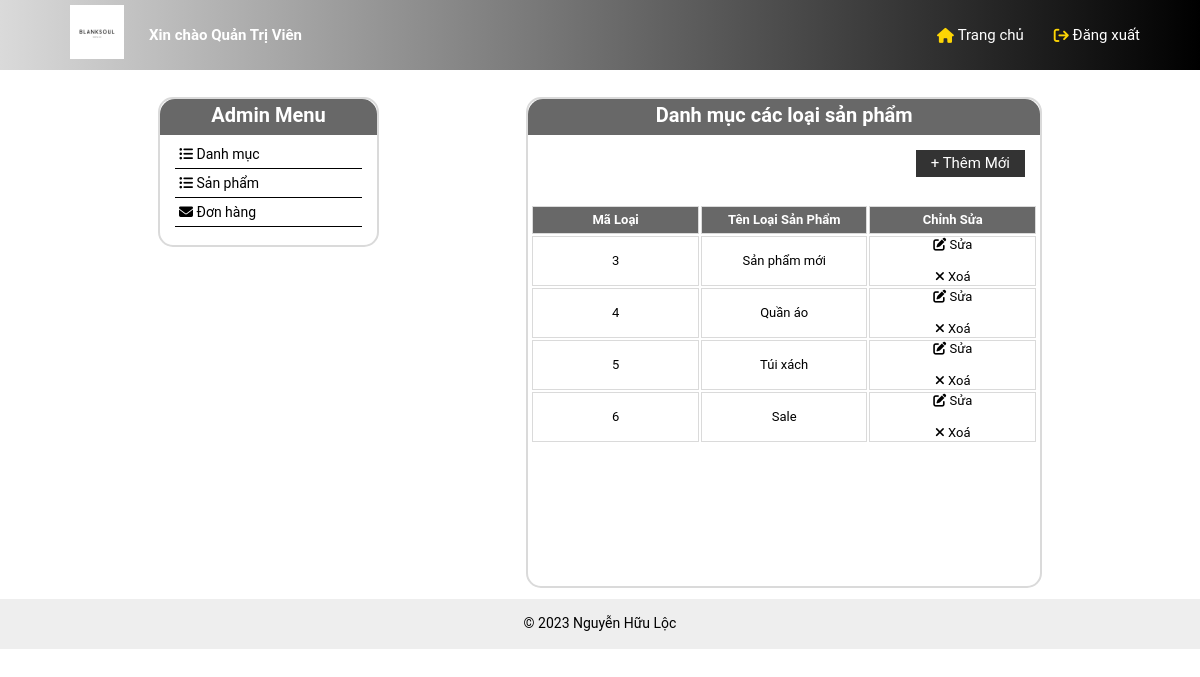
Screenshot of /admin/list.php with the database file from the repository.
### tables this page shows
CREATE TABLE `list` (
  `id` int(10) NOT NULL,
  `catename` varchar(150) NOT NULL
);

### model/pdo.php (called while the page is built, shortened)
<?php
function pdo_get_connection(){
    $dburl = "mysql:host=localhost;dbname=blank;charset=utf8";
    $username = 'root';
    $password = '';
    $conn = new PDO($dburl, $username, $password);
    $conn->setAttribute(PDO::ATTR_ERRMODE, PDO::ERRMODE_EXCEPTION);
    return $conn;
}
function pdo_query($sql){
    $sql_args = array_slice(func_get_args(), 1);
    try{
        $conn = pdo_get_connection();
        $stmt = $conn->prepare($sql);
        $stmt->execute($sql_args);
        $rows = $stmt->fetchAll();
        return $rows;
    }
    catch(PDOException $e){
        throw $e;
    }
    finally{
        unset($conn);
    }
}

### admin/list.php (the view, shortened to what this page needs)
<?php
    include "../model/pdo.php";
    $sql = "SELECT * FROM `list`";
    $listsp = pdo_query($sql);
?>
<!DOCTYPE html>
<html lang="en">
<head>
    <link rel="stylesheet" href="https://cdnjs.cloudflare.com/ajax/libs/normalize/8.0.1/normalize.min.css" />
    <link rel="stylesheet" type="text/css" href="../assect/css/style-admin.css">
    <link rel="stylesheet" href="../assect/css/base.css">
    <link rel="stylesheet" href="../assect/css/grid.css">
    <link rel="stylesheet" href="../assect/css/responsive.css">
    <link rel="stylesheet" href="https://cdnjs.cloudflare.com/ajax/libs/font-awesome/6.4.2/css/all.min.css" />
</head>
<body>
    <div class="app">
        <header class="header-admin">
            <nav class="header-navbar">
                <ul class="header-navbar_list">
                    <li>
                        <a href="index.php" title="Trang chủ"><img src="../assect/img/logo-header/favicon.jpg" alt="logo"></a>
                    </li>
                    <li>
                        <a href="#" class="text-admin">Xin chào Quản Trị Viên</a>
                    </li>
                </ul>
                <ul class="header-navbar_list">
                    <li>
                        <a class="dang-xuat" href="index.php">&nbsp;Đăng xuất</a>
                        <i class="fa fa-sign-out"></i>
                    </li>
                    <li>
                        <a class="trang-chu" href="thong-ke.php">&nbsp;Trang chủ</a>
                        <i class="fa fa-home"></i>
                    </li>
                </ul>
            </nav>
        </header>
        <div class=" grid wide" style="height : 469px;">
            <div class="main-content">
                <div class="container ">
                    <div class="container-row ">
                        <div class="admin-menu  l-3 m-12 c-12">
                            <h1>Admin Menu</h1>
                            <ul>
                                <li><a href="list.php"><i class="fa fa-list-ul"></i> Danh mục</a></li>
                                <li><a href="quan-ly-san-pham.php"><i class="fa fa-list-ul"></i> Sản phẩm</a></li>
                                <li><a href="quan-ly-don-hang.php"><i class="fa fa-envelope"></i> Đơn hàng</a></li>
                                <li>
                                </li>
                            </ul>
                        </div>
                        <div class="danh-sach-san-pham l-7" style="padding-bottom: 30px;">
                            <h1>Danh mục các loại sản phẩm</h1>
                            <a href="them-danh-muc.php"><button> + Thêm Mới</button></a>
                            <table>
                                <tr>
                                    <th style="width: 300px;">Mã Loại</th>
                                    <th style="width: 300px;">Tên Loại  Sản Phẩm</th>
                                    <th style="width: 207px;">Chỉnh Sửa</th>
                                </tr>
                                <?php
                                    foreach ($listsp as $cate) {
                                        extract($cate);
                                        $editsp = "editlist.php?id=".$id;
                                        $deletesp = "deletelist.php?id=".$id;
                                        echo '
                                            <tr>
                                                <td>'. $id .'</td>
                                                <td>
                                                    '. $catename .'
                                                </td>
                                                <td>
                                                <a href="'.$editsp.'"><i class="fa fa-edit"></i> Sửa</a><br><br>
                                                <a href="'.$deletesp.'"><i class="fa fa-remove"></i> Xoá</a>
                                                </td>
                                            </tr>
                                        ';
                                    }
                                ?>
                            </table>
                        </div>
                    </div>
                </div>
            </div>
        </div>
        <div class="container-fuid">
            <div class="grid ">
                <div class="copyrights">
                    <p> <br> &copy; 2023  Nguyễn Hữu Lộc <br></p>
                </div>
            </div>
        </div>
    </div>
</body>
</html>

### assect/css/style-admin.css (style rules this page uses)
* { margin: 0; padding: 0; box-sizing: border-box; }
body { font-size: 13px; font-family: Roboto, Arial, Helvetica, sans-serif; }
a { text-decoration: none; color: inherit; background-color: transparent; transition: 300ms ease-out; }
.app { overflow: hidden; }
.main-content { margin-bottom: 30px; }
ul { list-style: none; }
img { max-width: 100%; height: auto; }
button { background-color: transparent; text-decoration: none; color: #fff; font-family: inherit; cursor: pointer; }
.container { padding-left: 50px; padding-right: 50px; margin-right: auto; margin-left: auto; }
.container-row { display: flex; justify-content: space-between; }
.header-admin { background-color: #727172; height: 70px; background-image: linear-gradient(to right, #dadada, #000); }
.header-navbar { padding: 0 60px; }
.header-admin img { float: left; width: 5%; margin: 5px 10px; }
a.text-admin { float: left; font-size: 15px; color: #fff; font-weight: bold; margin-top: 27px; padding-left: 15px; }
a.dang-xuat, a.trang-chu { float: right; color: #fff; font-size: 15px; margin-top: 27px; }
table { table-layout: fixed; }
.header-admin i { float: right; color: #fdd504; font-size: 15px; margin-top: 28px; padding-left: 30px; }
.account, .admin-menu { margin-top: 3%; border: 2px solid #dadada; border-radius: 15px; height: 150px; }
.admin-menu h1 , .danh-sach-san-pham h1 { background: #686868; color: #fff; font-size: 20px; text-align: center; height: 36px; padding: 8px 15px; margin: 0; border-top-left-radius: 15px; border-top-right-radius: 15px; }
.account ul, .admin-menu ul { padding: 5px 15px; max-height: 97px; overflow-y: auto; }
.admin-menu ul li { font-size: 14px; padding: 6px 4px; border-bottom: 1px solid #000; }
.danh-sach-san-pham { margin-top: 3%; width: 76%; height: auto; border: 2px solid #dadada; border-radius: 15px; }
.danh-sach-san-pham button { background: #333; float: right; padding: 5px 15px; font-size: 15px; border: none; margin-top: 15px; margin-right: 15px; }
.danh-sach-san-pham table { margin-top: 67px; table-layout: fixed; }
.danh-sach-san-pham table tr th { padding: 1%; background: #686868; color: #fff; border: 1px solid #dadada; }
.danh-sach-san-pham table tr td { width: 22%; border: 1px solid #dadada; text-align: center; }
.copyrights { background-color: #eee; color: black; width: 100%; height: 50px; margin-top: 5%; text-align: center; font-size: 14px; }
.admin-menu h1, .danh-sach-don-hang h1 { background: #686868; color: #fff; font-size: 20px; text-align: center; height: 36px; margin: 0; padding: 8px 15px; border-top-left-radius: 15px; border-top-right-radius: 15px; }
.admin-menu h1, .danh-sach-user h1 { background: #686868; color: #fff; font-size: 20px; text-align: center; height: 36px; margin: 0; padding: 8px 15px; border-top-left-radius: 15px; border-top-right-radius: 15px; }
.admin-menu h1, .danh-sach-thong-ke h1 { background: #686868; color: #fff; font-size: 20px; text-align: center; height: 36px; padding: 8px 15px; margin: 0; border-top-left-radius: 15px; border-top-right-radius: 15px; }

### assect/css/base.css (style rules this page uses)
:root { --white-color :#fff; --black-color :#000; --text-color : #494343; --red-color : #f50f0f; --border-color :#ededed ; --star-gold-color : #FFCE3C; --navbar-height :92px; --header-height :210px; --header-sort-bar-height: 46px; --header-with-search-height: calc(var(--header-height)-(var(--navbar-height))) }
* { box-sizing: inherit; }
html { font-size: 62.5%; line-height: 1.6rem; font-family: 'Roboto', sans-serif; box-sizing: border-box; }
a { text-decoration: none; }

### rows the page displays
list: id "3", catename "Sản phẩm mới"
list: id "4", catename "Quần áo"
list: id "5", catename "Túi xách"
list: id "6", catename "Sale"
